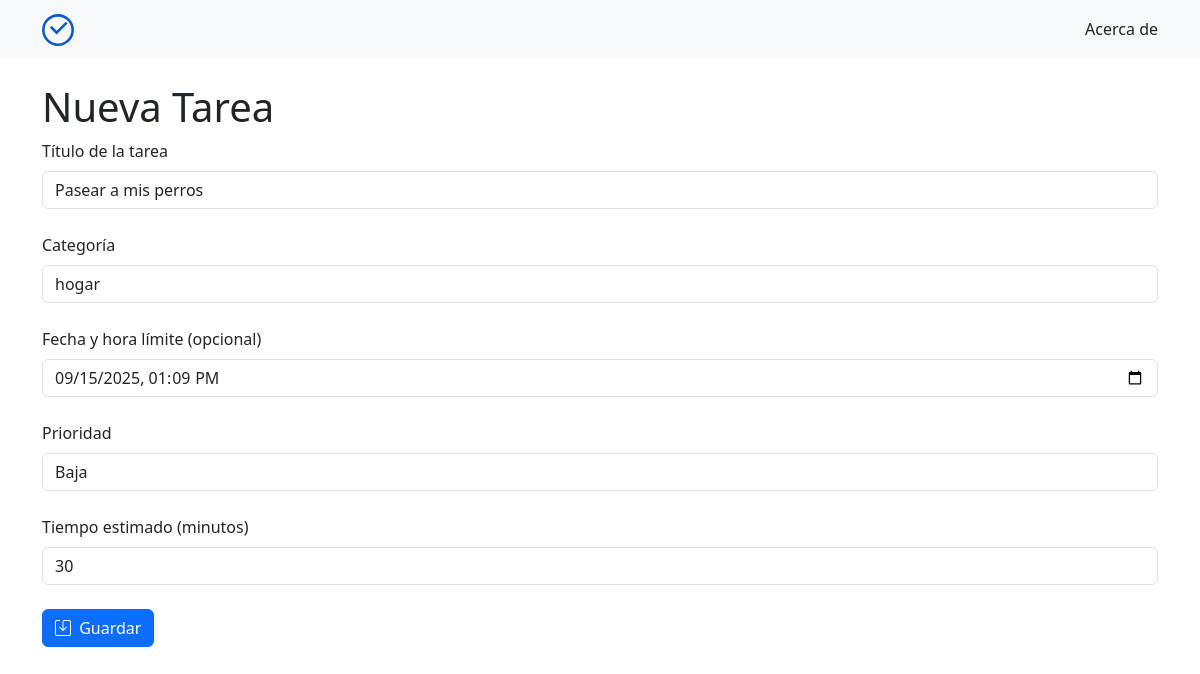
The app's page /editar/1, older data.
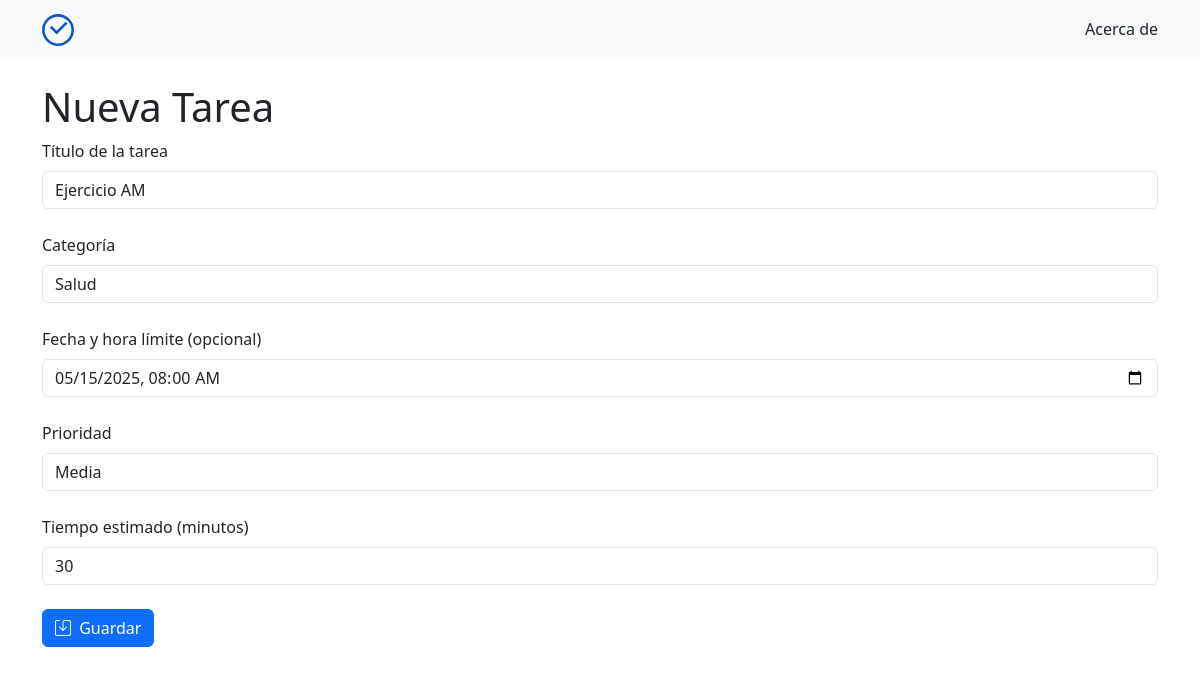
The same page, newer data.
### tables this page shows
CREATE TABLE tareas (
            id INTEGER PRIMARY KEY AUTOINCREMENT,
            nombre TEXT NOT NULL,
            fecha_creacion TEXT NOT NULL DEFAULT (datetime('now','localtime')),
            fecha_limite TEXT,
            prioridad TEXT DEFAULT 'media',
            estado TEXT NOT NULL DEFAULT 'pendiente',
            tiempo_estimado INTEGER,
            completado_en TEXT,
            id_categoria INTEGER NOT NULL,
            fecha_actualizacion TEXT NOT NULL DEFAULT (datetime('now','localtime')),
            FOREIGN KEY (id_categoria) REFERENCES categorias(id)
                ON UPDATE CASCADE
                ON DELETE RESTRICT
        );

### app.py (the view)
@app.route("/editar/<int:id>", methods=["GET", "POST"])
def editar(id): # EDITA Y ACTUALIZA UNA TAREA EXISTENTE
    tarea = Tarea.get_by_id(id)
    if not tarea:
        abort(404)
        return render_template("404.html"), 404
    if request.method == "POST":
        nombre = request.form.get("title", "").strip()
        categoria = request.form.get("categoria", "").strip()
        fecha_limite = request.form.get("fecha_limite", "").strip() or None
        prioridad = request.form.get("prioridad", "").strip() or None
        tiempo_estimado = request.form.get("tiempo_estimado", "").strip() or None
        if tiempo_estimado:
            try:
                tiempo_estimado = int(tiempo_estimado)
            except ValueError:
                flash("El tiempo estimado debe ser un número válido", "danger")
                return redirect(f"/editar/{id}")
        try:
            categoria_id = Categoria.get_or_create(categoria)
            Tarea.update(id, nombre)
            Tarea.move_to_categoria(id, categoria_id)
            if fecha_limite is not None:
                Tarea.set_fecha_limite(id, fecha_limite)
            if prioridad is not None:
                Tarea.set_prioridad(id, prioridad)
            if tiempo_estimado is not None:
                Tarea.set_tiempo_estimado(id, tiempo_estimado)
        except ValueError as err:
            flash(str(err), "danger")
            return redirect(f"/editar/{id}")
        flash("Tarea actualizada", "success")
        return redirect(f"/tarea/{id}")
    else:
        categorias = Categoria.get_all()
        return render_template("editar.html", tarea=tarea, categorias=categorias)

### database.py (called while the page is built)
def connect_db():
    conn = sqlite3.connect(DATABASE_NAME) # Conecta a la base de datos
    conn.row_factory = sqlite3.Row  # Devuelve filas tipo Row: acceso por índice y por llave
    conn.execute("PRAGMA foreign_keys = ON") # Activa el modo de clave foránea
    return conn

def query_all(sql, params=None):
    conn = connect_db()
    rows = conn.execute(sql, params or ()).fetchall()
    conn.close()
    return rows

def query_one(sql, params=None):
    conn = connect_db()
    row = conn.execute(sql, params or ()).fetchone()
    conn.close()
    return row

### models/categoria.py (called while the page is built)
    @staticmethod
    def get_all():
        query = query_all("SELECT id, nombre FROM categorias ORDER BY id")
        print(f" * Categorías: {query}")
        return query

### models/tarea.py (called while the page is built)
    @staticmethod
    def get_by_id(tarea_id):
        return query_one(
            """SELECT id, nombre, fecha_creacion, fecha_limite, prioridad, estado, tiempo_estimado,
                      completado_en, id_categoria, fecha_actualizacion
               FROM tareas WHERE id = ?""",
            (tarea_id,),
        )

### templates/editar.html (shortened to what this page needs)
{% extends "layout.html" %}
{% block content %}
<h1>Nueva Tarea</h1>
<form action="/editar/{{ tarea.id }}" method="post" id="editar-tarea-form" data-id="{{ tarea.id }}">
  <label class="form-label" for="nombre">Título de la tarea</label>
  <input name="title" class="form-control" value="{{ tarea.nombre }}" type="text" id="nombre">
  <br>
  <label class="form-label" for="categoria">Categoría</label>
  <select
    id="categoria"
    name="categoria"
    placeholder="Selecciona o crea una categoría"
    class="form-control"
  >
    {% if categorias %}
      {% for cat in categorias %}
        {% set is_selected = (cat.id|string) == (tarea.id_categoria|string) %}
    <option value="{{ cat.nombre }}" {% if is_selected %}selected{% endif %}>{{ cat.nombre }}</option>
    {% endfor %}
    {% endif %}
  </select>
  <br>
  <label class="form-label" for="fecha_limite">Fecha y hora límite (opcional)</label>
  <input name="fecha_limite" class="form-control" type="datetime-local" id="fecha_limite" value="{{ tarea.fecha_limite if tarea.fecha_limite else '' }}">
  <br>
  <label class="form-label" for="prioridad">Prioridad</label>
  <select name="prioridad" class="form-control" id="prioridad">
    {% if tarea.prioridad == 'baja' %}
    <option value="baja" selected>Baja</option>
    {% else %}
    <option value="baja">Baja</option>
    {% endif %}
    {% if tarea.prioridad == 'media' %}
    <option value="media" selected>Media</option>
    {% else %}
    <option value="media">Media</option>
    {% endif %}
  </select>
  <br>
  <label class="form-label" for="tiempo_estimado">Tiempo estimado (minutos)</label>
  <input name="tiempo_estimado" class="form-control" type="number" id="tiempo_estimado" min="0" placeholder="Ej: 30" value="{{ tarea.tiempo_estimado if tarea.tiempo_estimado else '' }}">
  <br>
  <button type="submit" class="btn btn-primary">
    <i class="bi bi-save me-1"></i>
    Guardar
  </button>
</form>
<link href="https://cdn.jsdelivr.net/npm/tom-select@2.3.1/dist/css/tom-select.css" rel="stylesheet">
{% endblock %}

Row changes from the older to the newer data that the page shows:
changed tareas: title "Pasear a mis perros" → "Ejercicio AM"; fecha_limite "09/15/2025 13:09" → "05/15/2025 08:00"; prioridad "Baja" → "Media"
Text that changed along with them:
form field categoria: "hogar" → "Salud"
